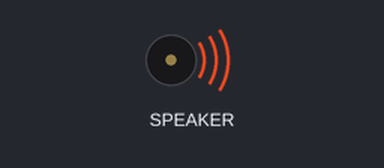
The program below on a simulated Circuit Playground running CircuitPython. On the bench: buzzer (waves = sounding). At 24.0 s the program ends and the board releases its pins; the recording ends there.

Above: at 0.1 s.
Timing chart, 0 to 23.5 s (numbered marks = the images above):
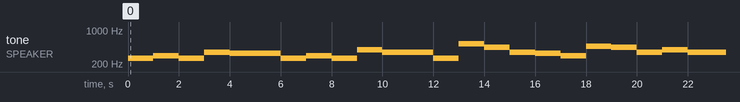

The program:

happy_birthday.py
```python
# Write your code here :-)
from adafruit_circuitplayground import cp

cp.play_tone(264,0.6)
cp.play_tone(264,0.4)
cp.play_tone(297,1)
cp.play_tone(264,1)
cp.play_tone(352,1)
cp.play_tone(330,2)
cp.play_tone(264,0.6)
cp.play_tone(264,0.4)
cp.play_tone(297,1)
cp.play_tone(264,1)
cp.play_tone(396,1)
cp.play_tone(352,2)
cp.play_tone(264,0.6)
cp.play_tone(264,0.4)
cp.play_tone(520,1)
cp.play_tone(440,1)
cp.play_tone(352,1)
cp.play_tone(330,1)
cp.play_tone(297,1)
cp.play_tone(466,0.6)
cp.play_tone(466,0.4)
cp.play_tone(440,1)
cp.play_tone(352,1)
cp.play_tone(396,1)
cp.play_tone(352,2)
```

Measured:
- by itself, tone on SPEAKER: plays 264 Hz for 1.0 s, 297 Hz for 1.0 s, 264 Hz for 1.0 s, 352 Hz for 1.0 s, 330 Hz for 2.0 s, 264 Hz for 1.0 s … (21 notes in this stretch)
